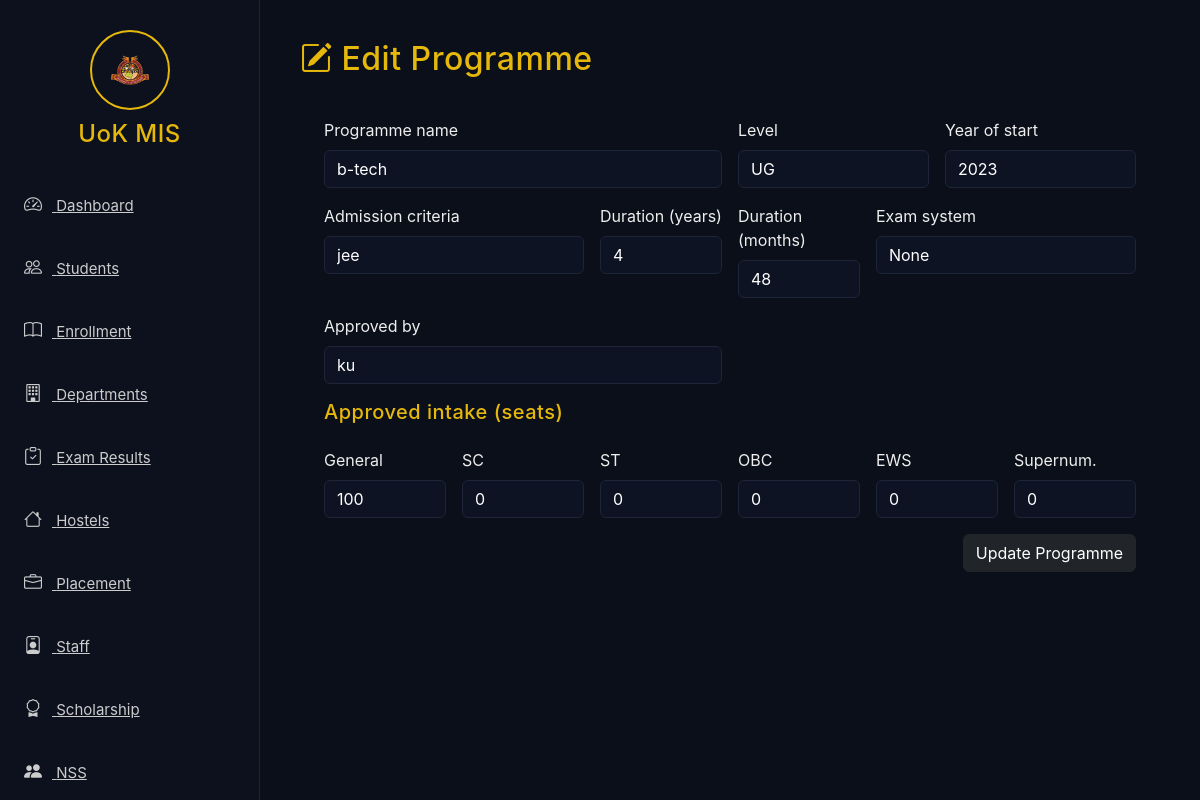
The page /programmes/edit/1 on the database its author committed.
### app/models.py (models this page shows, shortened)
class Programme(db.Model):
    id = db.Column(db.Integer, primary_key=True)
    department_id = db.Column(db.Integer, db.ForeignKey("department.id"), nullable=False)
    programme = db.Column(db.String(200), nullable=False)   # programme name
    level = db.Column(db.String(80))                        # UG/PG/Diploma etc.
    year_of_start = db.Column(db.String(20))
    admission_criteria = db.Column(db.String(200))
    duration_years = db.Column(db.Integer)
    duration_months = db.Column(db.Integer)
    exam_system = db.Column(db.String(80))                  # Semester / Annual
    approved_by = db.Column(db.String(200))                 # University/authority
    seats_general = db.Column(db.Integer, default=0)
    seats_sc = db.Column(db.Integer, default=0)
    seats_st = db.Column(db.Integer, default=0)
    seats_obc = db.Column(db.Integer, default=0)
    seats_ews = db.Column(db.Integer, default=0)
    seats_supernumerary = db.Column(db.Integer, default=0)
    created_at = db.Column(db.DateTime, default=datetime.utcnow)

### app/routes.py (the view, shortened to what this page needs)
@main.route("/programmes/edit/<int:prog_id>", methods=["GET", "POST"])
def edit_programme(prog_id):
    p = Programme.query.get_or_404(prog_id)
    dept = Department.query.get_or_404(p.department_id)
    return render_template("departments/edit_programme.html", programme=p, department=dept)

### app/templates/departments/edit_programme.html
{% extends 'base.html' %}
{% block content %}
<div class="page-header"><h2><i class="bi bi-pencil-square"></i> Edit Programme</h2></div>
<div class="card-glow p-4 mt-3">
  <form method="POST" class="row g-3">
    <div class="col-md-6"><label class="form-label">Programme name</label><input name="programme" class="form-control" value="{{ programme.programme }}"></div>
    <div class="col-md-3"><label class="form-label">Level</label><input name="level" class="form-control" value="{{ programme.level }}"></div>
    <div class="col-md-3"><label class="form-label">Year of start</label><input name="year_of_start" class="form-control" value="{{ programme.year_of_start }}"></div>
    <div class="col-md-4"><label class="form-label">Admission criteria</label><input name="admission_criteria" class="form-control" value="{{ programme.admission_criteria }}"></div>
    <div class="col-md-2"><label class="form-label">Duration (years)</label><input type="number" name="duration_years" class="form-control" value="{{ programme.duration_years }}"></div>
    <div class="col-md-2"><label class="form-label">Duration (months)</label><input type="number" name="duration_months" class="form-control" value="{{ programme.duration_months }}"></div>
    <div class="col-md-4"><label class="form-label">Exam system</label><input name="exam_system" class="form-control" value="{{ programme.exam_system }}"></div>
    <div class="col-md-6"><label class="form-label">Approved by</label><input name="approved_by" class="form-control" value="{{ programme.approved_by }}"></div>
    <h5 class="mt-3">Approved intake (seats)</h5>
    <div class="col-md-2"><label class="form-label">General</label><input type="number" name="seats_general" class="form-control" value="{{ programme.seats_general }}"></div>
    <div class="col-md-2"><label class="form-label">SC</label><input type="number" name="seats_sc" class="form-control" value="{{ programme.seats_sc }}"></div>
    <div class="col-md-2"><label class="form-label">ST</label><input type="number" name="seats_st" class="form-control" value="{{ programme.seats_st }}"></div>
    <div class="col-md-2"><label class="form-label">OBC</label><input type="number" name="seats_obc" class="form-control" value="{{ programme.seats_obc }}"></div>
    <div class="col-md-2"><label class="form-label">EWS</label><input type="number" name="seats_ews" class="form-control" value="{{ programme.seats_ews }}"></div>
    <div class="col-md-2"><label class="form-label">Supernum.</label><input type="number" name="seats_supernumerary" class="form-control" value="{{ programme.seats_supernumerary }}"></div>
    <div class="col-12 text-end"><button class="btn btn-dark">Update Programme</button></div>
  </form>
</div>
{% endblock %}

### app/static/css/style.css (style rules this page uses)
body { background: #0b0f19; color: #eee; font-family: "Inter", sans-serif; overflow-x: hidden; }
h1, h2, h3, h4, h5, h6 { color: #e5b80b; letter-spacing: 0.5px; }
input, select, textarea { background: #0d1322 !important; color: #fff !important; border: 1px solid #1e2538 !important; }

### rows shown on the page
Programme: programme "b-tech", level "UG", year_of_start "2023", admission_criteria "jee", duration_years "4", duration_months "48", exam_system "None", approved_by "ku", seats_general "100", seats_sc "0", seats_st "0", seats_obc "0", seats_ews "0", seats_supernumerary "0"
